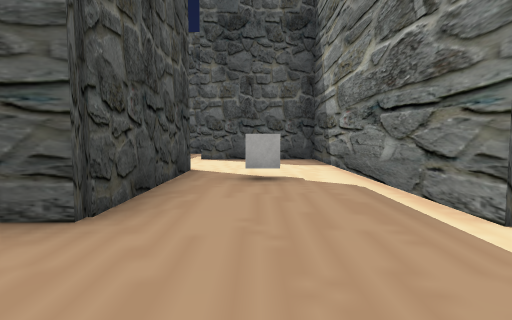
[1] (above)

24 first-person views from a walk through a scene from a Unity 3-D project. The camera is 1.2 m above the floor, tilts 4° down and sees 80° across. The floor is counted in squares, 2 m on a side. Each view is taken from the middle of a square. On the plan, view 1 faces up. The plan holds only what a view shows up to about 9 squares ahead; the rest is blank. The place goes on beyond the plan. The player character is not drawn. Some surface patterns are stand-ins.

[2]
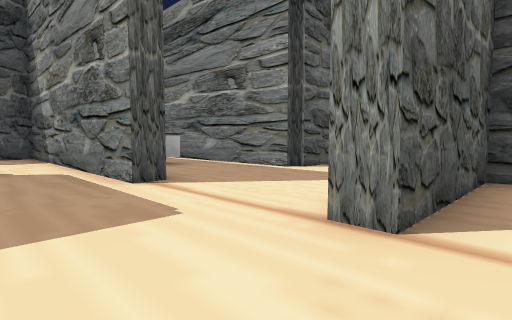

[3]
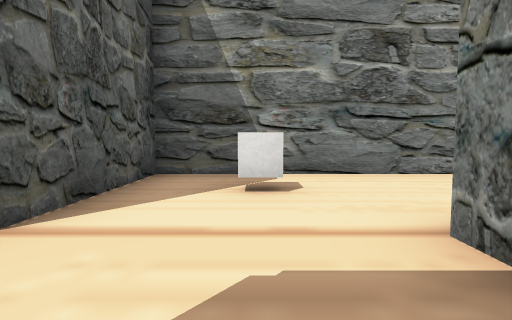

[4]
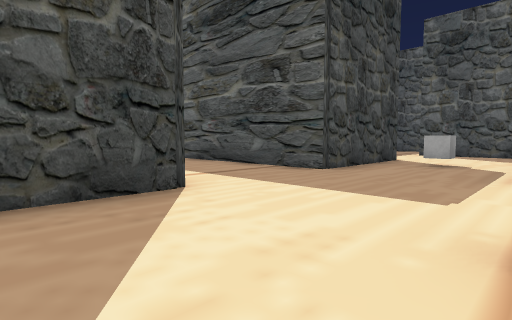

[5]
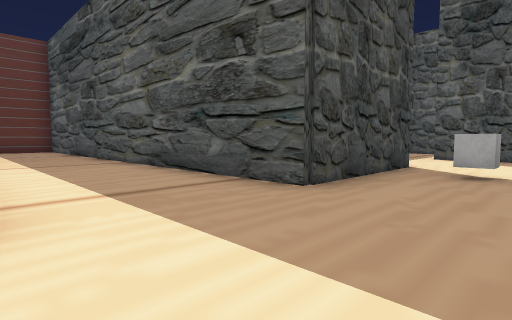

[6]
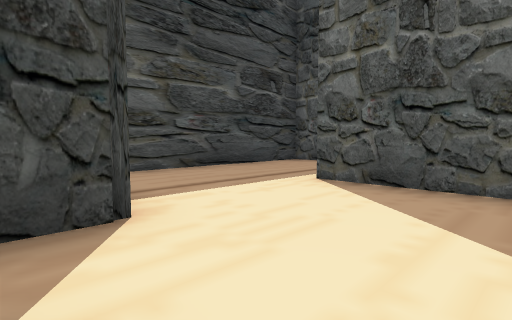

[7]
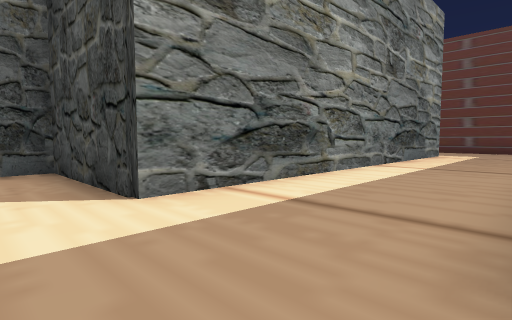

[8]
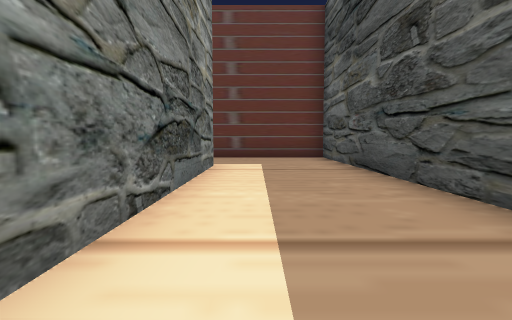

[9]
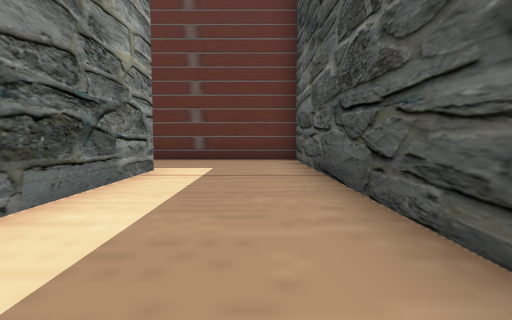

[10]
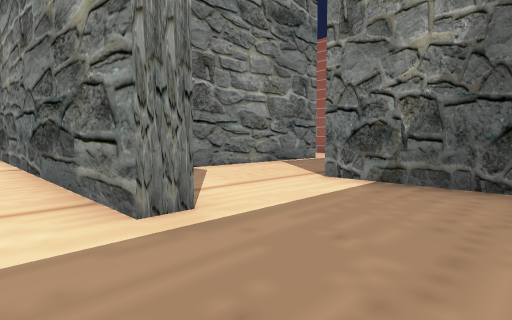

[11]
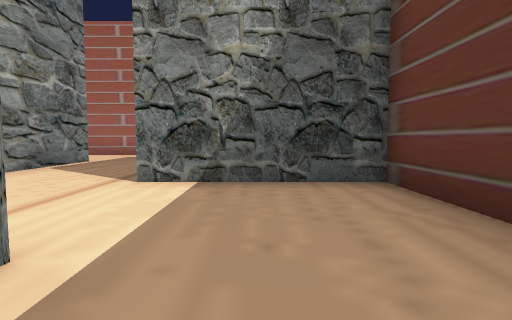

[12]
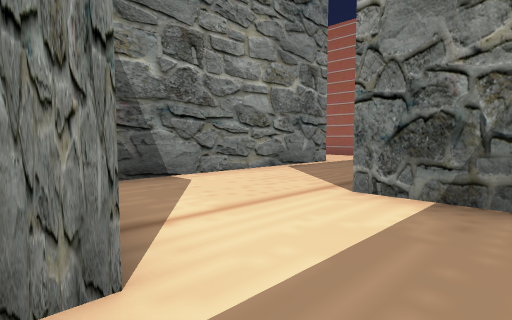

[13]
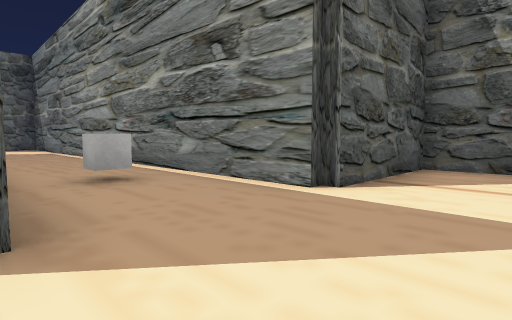

[14]
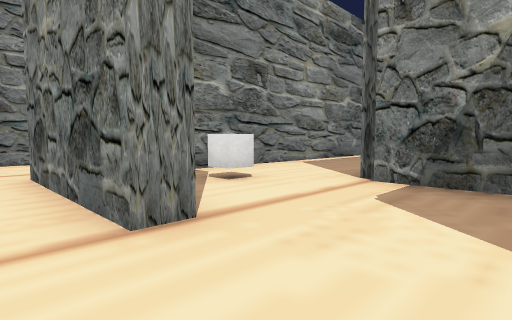

[15]
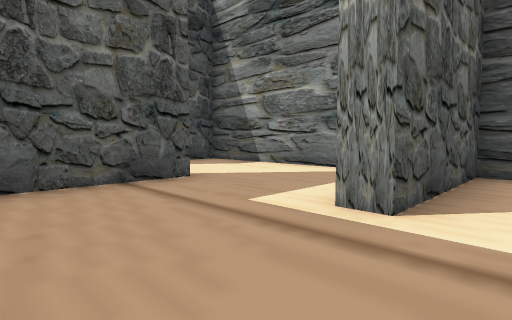

[16]
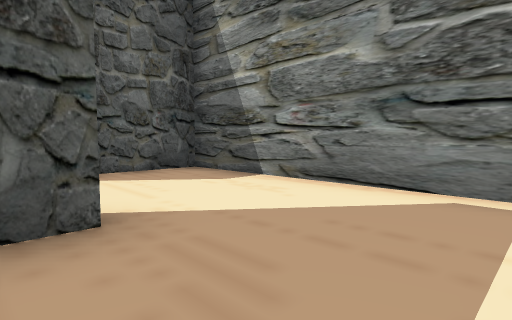

[17]
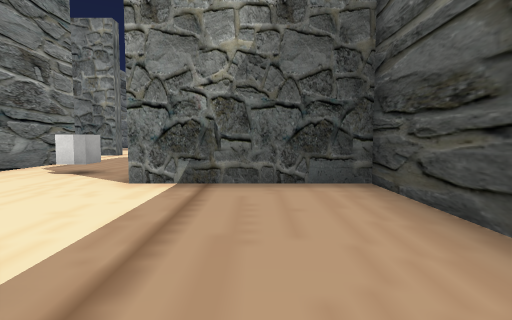

[18]
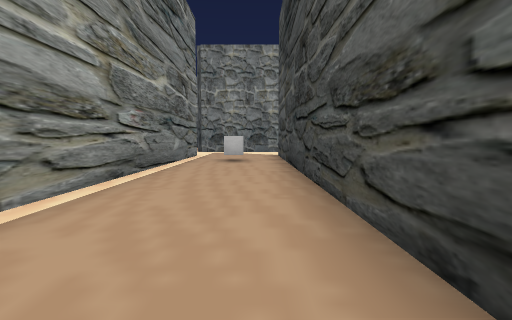

[19]
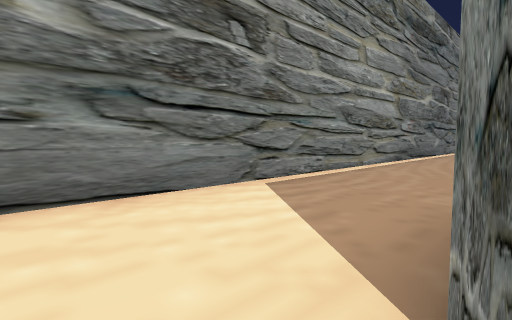

[20]
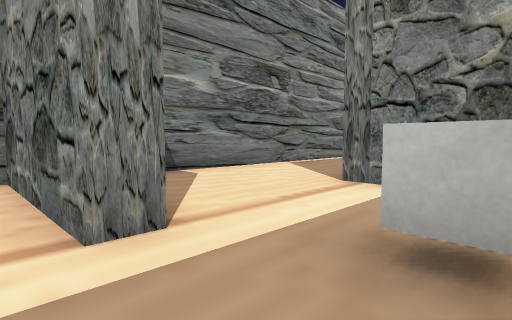

[21]
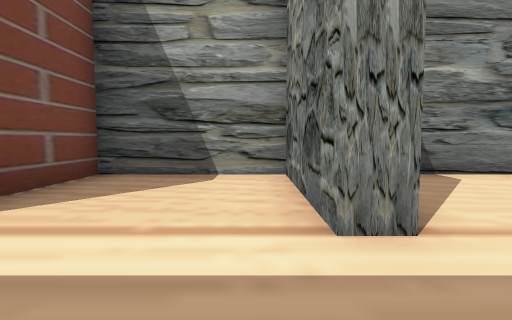

[22]
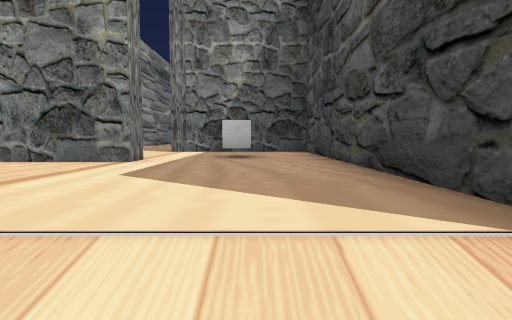

[23]
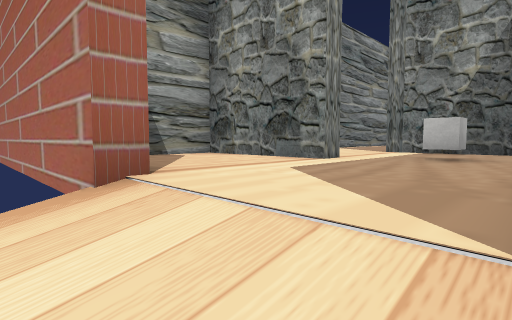

[24]
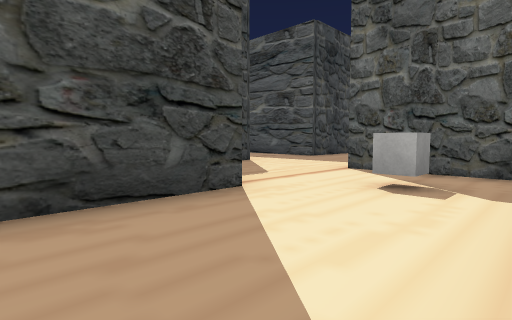

### Floor plan
Key: @ floor where view 1 was taken; # wall or solid block; . floor; / step, stairs or slope; C cube.
Columns run from 15 left of view 1 to 9 right of it. Each row starts with its distance up from view 1.
 24               ///
 23               ///########
 22               #.....#
 21               #.....#
 20               #.....#
 19               #..####
 18               #C....#
 17               #.....#
 16               ####..#
 15                ..#..#
 14               ...#..#
 13               ...#..#
 12           ####...#..#
 11           #......#..#
 10           #......#..#
  9           #...####..#
  8           #......#..#
  7           #......#..#
  6           ####...#..#
  5              ##C.#.C#
  4               #..#..#
  3               #..#..#
  2 ###############.....#####
  1 #.......................#
  0 #..............@....... #
 -1 #...##########...####...#
 -2 #......#     ##.....##
 -3 #......#      #....C.#
 -4 #......#      #......#
 -5 ####...#      ####...#
 -6     ...#         #...#
 -7      ..#         #...#

Where each view was taken, in squares from view 1:
view 1: 0 up, 0 right, facing up
view 2: 2 down, 0 right, facing up-right
view 3: 3 down, 0 right, facing right
view 4: 3 down, 2 right, facing up-left
view 5: 1 down, 1 right, facing up-left
view 6: 5 up, 1 right, facing up-left
view 7: 2 up, 0 right, facing down-left
view 8: 0 up, 5 left, facing left
view 9: 1 up, 6 left, facing left
view 10: 0 up, 14 left, facing down-right
view 11: 0 up, 13 left, facing down
view 12: 1 down, 13 left, facing down-right
view 13: 0 up, 2 right, facing up-right
view 14: 0 up, 0 right, facing down-right
view 15: 8 up, 4 left, facing up-right
view 16: 10 up, 2 left, facing up-right
view 17: 10 up, 3 left, facing down
view 18: 13 up, 3 right, facing down
view 19: 17 up, 2 right, facing down-right
view 20: 20 up, 0 right, facing down-right
view 21: 20 up, 0 right, facing right
view 22: 24 up, 0 right, facing down
view 23: 24 up, 1 left, facing down-right
view 24: 7 down, 5 right, facing up-left
